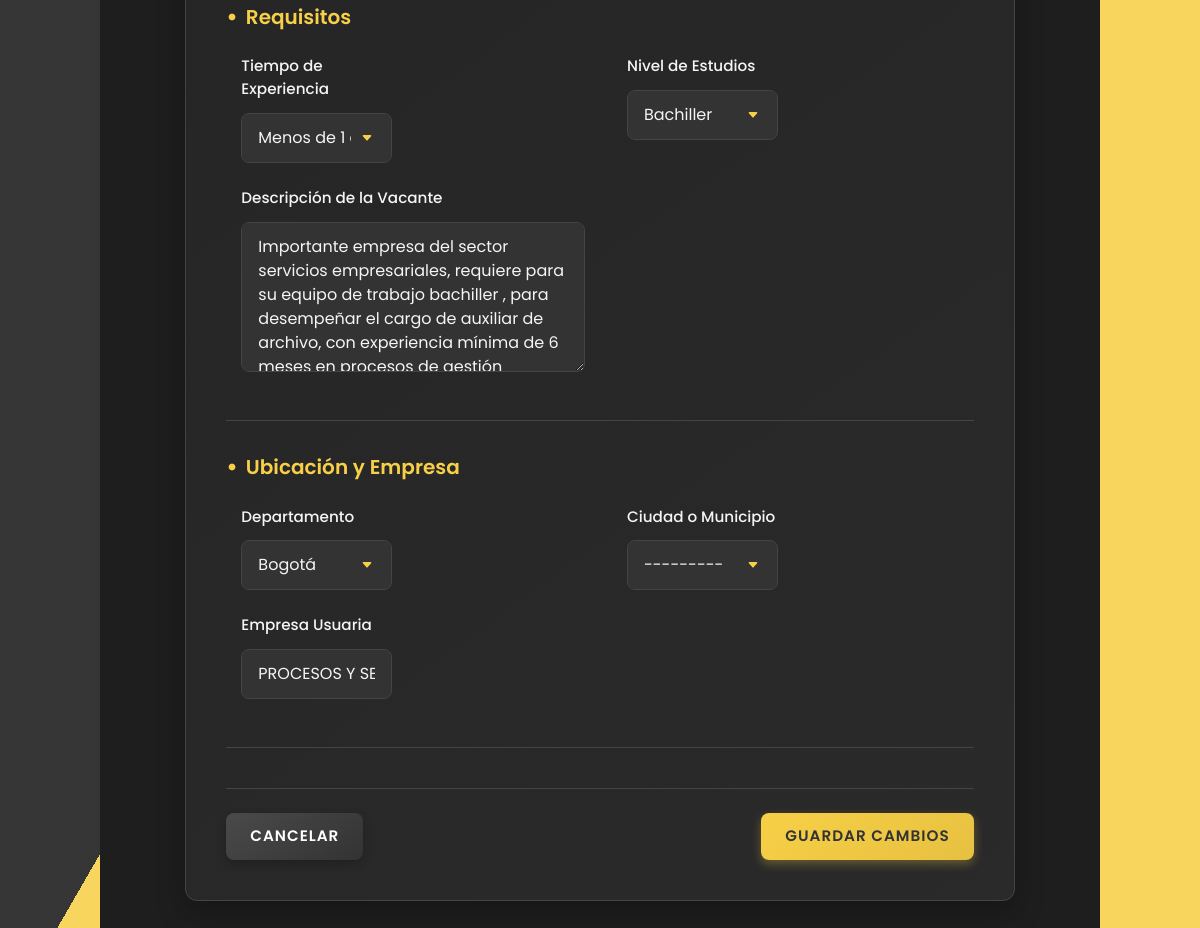
Page /editar_vacante/24/ (signed in, lower part) on the earlier database version.
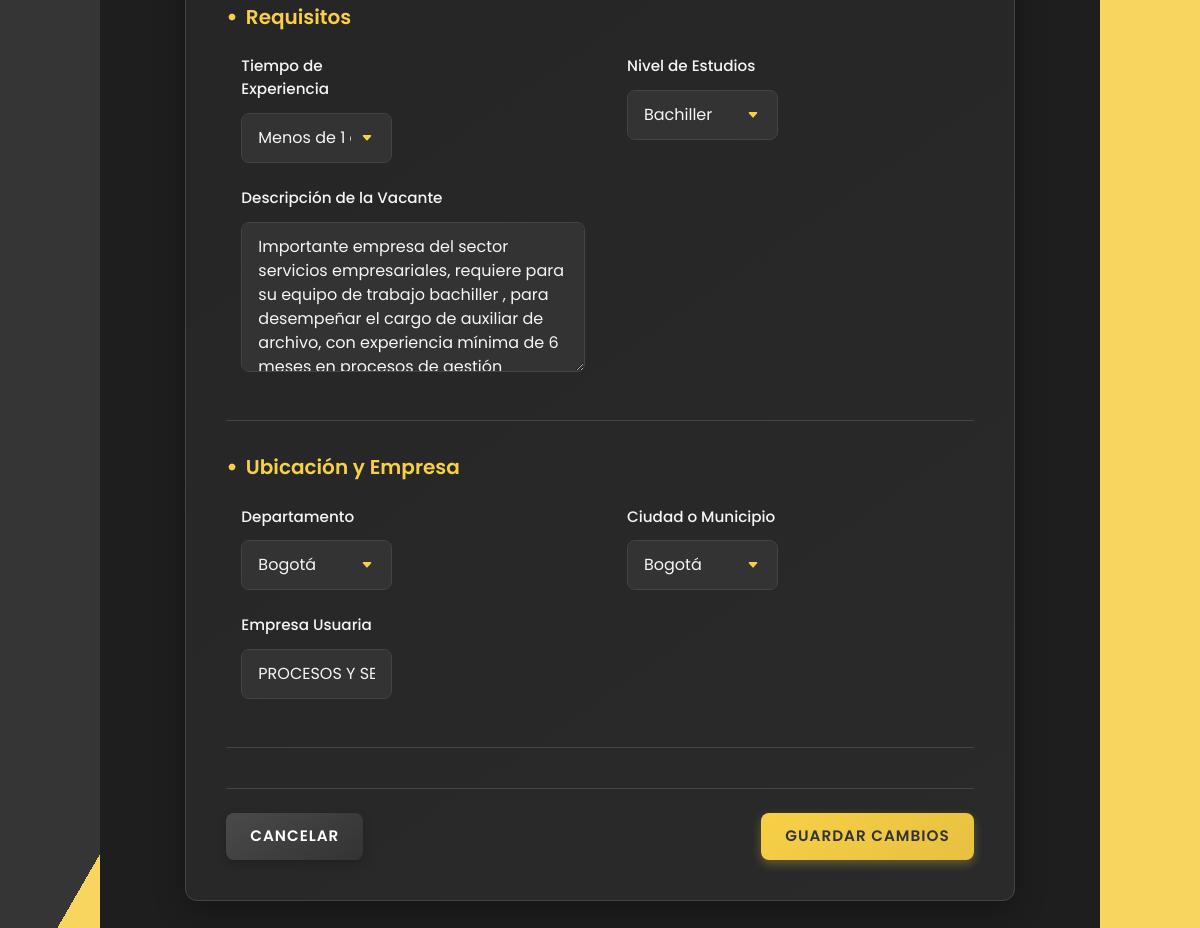
Same page on the later database version.
### vacantes/models.py (models this page shows, shortened)
class Vacante(models.Model):
    codigo_vacante = models.CharField(
        max_length=50,
        unique=True,
        default=generate_unique_codigo
    )
    cargo = models.CharField(max_length=100)
    area = models.CharField(
        max_length=100,
        null=True,
        blank=True,
        choices=[
            ('Administración y Gestión', 'Administración y Gestión'),
            ('Finanzas y Contabilidad', 'Finanzas y Contabilidad'),
            ('Tecnología e Informática', 'Tecnología e Informática'),
            ('Recursos Humanos', 'Recursos Humanos'),
            ('Ventas y Comercial', 'Ventas y Comercial'),
            ('Atención al Cliente y Servicios', 'Atención al Cliente y Servicios'),
            ('Marketing y Publicidad', 'Marketing y Publicidad'),
            ('Logística y Transporte', 'Logística y Transporte'),
            ('Logística y Bodega', 'Logística y Bodega'),
            ('Producción y Manufactura', 'Producción y Manufactura'),
            ('Ingeniería y Construcción', 'Ingeniería y Construcción'),
            ('Salud y Bienestar', 'Salud y Bienestar'),
            ('Educación y Formación', 'Educación y Formación'),
            ('Legal y Asesoría', 'Legal y Asesoría'),
            ('Hostelería y Turismo', 'Hostelería y Turismo'),
            ('Arte, Cultura y Entretenimiento', 'Arte, Cultura y Entretenimiento'),
            ('Medio Ambiente y Energía', 'Medio Ambiente y Energía'),
            ('Ciencia e Investigación', 'Ciencia e Investigación'),
            ('Seguridad y Defensa', 'Seguridad y Defensa'),
            ('Servicios Generales', 'Servicios Generales'),
        ]
    )
    numero_puestos = models.IntegerField(
        null=True,
        blank=True,
        default=1
    )
    modalidad_trabajo = models.CharField(
        max_length=50,
        choices=[
            ('Presencial', 'Presencial'),
            ('Remoto', 'Remoto'),
            ('Híbrido', 'Híbrido'),
        ]
    )
    tipo_contrato = models.CharField(
        max_length=50,
        choices=[
            ('Indefinido', 'Indefinido'),
            ('Fijo', 'Fijo'),
            ('Obra o Labor', 'Obra o Labor'),
            ('Prácticas', 'Prácticas'),
            ('Aprendizaje', 'Aprendizaje'),
            ('Prestación de Servicios', 'Prestación de Servicios'),
        ]
    )
    jornada_trabajo = models.CharField(
        max_length=50,
        choices=[
            ('Tiempo completo', 'Tiempo completo'),
            ('Medio tiempo', 'Medio tiempo'),
            ('Por horas', 'Por horas'),
        ]
    )
    descripcion_vacante = models.TextField(max_length=6000)
    tiempo_experiencia = models.CharField(
        max_length=50,
        choices=[
            ('Sin experiencia', 'Sin experiencia'),
            ('Menos de 1 año', 'Menos de 1 año'),
            ('1 año', '1 año'),
            ('2 años', '2 años'),
            ('3 años o más', '3 años o más'),
        ]
    )
    nivel_estudios = models.CharField(
        max_length=50,
        choices=[
            ('No Requiere', 'No Requiere'),
            ('Primaria', 'Primaria'),
            ('Bachiller Básico (Hasta 9°)', 'Bachiller Básico (Hasta 9°)'),
            ('Bachiller', 'Bachiller'),
            ('Técnico', 'Técnico'),
            ('Tecnólogo', 'Tecnólogo'),
            ('Profesional', 'Profesional'),
            ('Postgrado', 'Postgrado'),
        ]
    )
    departamento = models.ForeignKey(Departamento, on_delete=models.SET_NULL, null=True, blank=True)
    ciudad = models.ForeignKey(Ciudad, on_delete=models.SET_NULL, null=True, blank=True)
    rango_salarial = models.IntegerField(null=True, blank=True)
    fecha_publicacion = models.DateField(auto_now_add=True)
    empresa_usuaria = models.CharField(max_length=100)
    candidatos_registrados = models.ManyToManyField('RegistroCandidato', related_name='vacantes', blank=True)
    estado = models.BooleanField(default=True) # True = Activa, False = Inactiva
    tipo_vacante = models.CharField(
        max_length=20,
        choices=[
            ('Tradicional', 'Tradicional'),
            ('Convocatoria', 'Convocatoria'),
        ],
        default='Tradicional'
    )
    citacion_convocatoria = models.TextField(
        max_length=3000,
        null=True,
        blank=True,
        help_text="Solo se diligencia si la vacante es de tipo Convocatoria"
    )
    usuario_publicador = models.ForeignKey(User, on_delete=models.SET_NULL, null=True, blank=True, related_name='vacantes_publicadas')
    usuario_actualizador = models.ForeignKey(User, on_delete=models.SET_NULL, null=True, blank=True, related_name='vacantes_actualizadas')
    fecha_creacion = models.DateTimeField(auto_now_add=True)
    fecha_actualizacion = models.DateTimeField(null=True, blank=True)
    class Meta:
        verbose_name = "Vacante"
        verbose_name_plural = "Vacantes"

### vacantes/views.py (the view)
# urls.py: path('editar_vacante/<int:id>/', views.editar_vacante, name='editar_vacante'),
@login_required
def editar_vacante(request, id):
    vacante = get_object_or_404(Vacante, id=id)
    if request.method == 'POST':
        form = VacanteForm(request.POST, instance=vacante)
        if form.is_valid():
            vacante = form.save(commit=False)  # No guardamos aún
            vacante.usuario_actualizador = request.user  # Guardamos quién actualiza
            vacante.save()  # Guardamos la vacante con el usuario actualizador
            return redirect('lista_vacantes')
    else:
        form = VacanteForm(instance=vacante)
    return render(request, 'vacantes/editar_vacante.html', {'form': form, 'vacante': vacante})

### vacantes/models.py (called while the page is built)
    def __str__(self):
        return self.nombre

    def __str__(self):
        return self.nombre

### vacantes/templates/vacantes/editar_vacante.html (shortened to what this page needs)
{% extends 'base.html' %}
{% load static %}
{% block contenido %}
<div class="container main-container">
    <div class="row justify-content-center">
        <div class="col-md-10">
            <div class="form-card text-light">
                <form method="post" class="form">
                    <div class="form-section">
                        <h3 class="section-title">Requisitos</h3>
                        <div class="row">
                            <div class="col-md-6">
                                <div class="form-group">
                                    <label for="{{ form.tiempo_experiencia.id_for_label }}">Tiempo de Experiencia</label>
                                    {{ form.tiempo_experiencia }}
                                </div>
                            </div>
                            <div class="col-md-6">
                                <div class="form-group">
                                    <label for="{{ form.nivel_estudios.id_for_label }}">Nivel de Estudios</label>
                                    {{ form.nivel_estudios }}
                                </div>
                            </div>
                        </div>
                        <div class="row">
                            <div class="col-12">
                                <div class="form-group">
                                    <label for="{{ form.descripcion_vacante.id_for_label }}">Descripción de la Vacante</label>
                                    {{ form.descripcion_vacante }}
                                </div>
                            </div>
                        </div>
                    </div>
                    <div class="form-section">
                        <h3 class="section-title">Ubicación y Empresa</h3>
                        <div class="row">
                            <div class="col-md-6">
                                <div class="form-group">
                                    <label for="{{ form.departamento.id_for_label }}">Departamento</label>
                                    {{ form.departamento }}
                                </div>
                            </div>
                            <div class="col-md-6" id="ciudad-container">
                                <div class="form-group">
                                    <label for="{{ form.ciudad.id_for_label }}">Ciudad o Municipio</label>
                                    {{ form.ciudad }}
                                </div>
                            </div>
                        </div>
                        <div class="row">
                            <div class="col-md-6">
                                <div class="form-group">
                                    <label for="{{ form.empresa_usuaria.id_for_label }}">Empresa Usuaria</label>
                                    {{ form.empresa_usuaria }}
                                </div>
                            </div>
                        </div>
                    </div>
                    <div class="actions-container">
                        <a href="{% url 'lista_vacantes' %}" class="btn btn-secondary">Cancelar</a>
                        <button type="submit" class="btn btn-success">Guardar Cambios</button>
                    </div>
                </form>
            </div>
        </div>
    </div>
</div>
{% endblock %}

Differences in the rows shown:
changed Vacante "Menos de 1 año": ciudad "---------" → "Bogotá"
